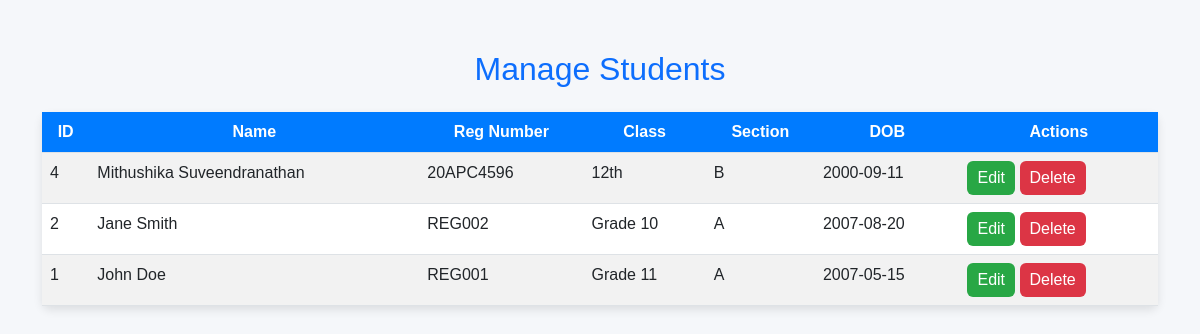
Screenshot of /manage_students.php with the database file from the repository.
### tables this page shows
CREATE TABLE `students` (
  `id` int(11) NOT NULL,
  `name` varchar(100) NOT NULL,
  `reg_number` varchar(50) NOT NULL,
  `class` varchar(50) NOT NULL,
  `section` varchar(50) NOT NULL,
  `dob` date NOT NULL,
  `created_at` timestamp NOT NULL DEFAULT current_timestamp()
);

### manage_students.php (the view, shortened to what this page needs)
<?php
include 'includes/db.php';
$query = "SELECT * FROM students ORDER BY id DESC";
$result = $conn->query($query);
?>
<!DOCTYPE html>
<html lang="en">
<head>
    <link href="https://cdn.jsdelivr.net/npm/bootstrap@5.3.0-alpha3/dist/css/bootstrap.min.css" rel="stylesheet">
</head>
<body>
    <div class="container">
        <div class="mb-4">
            <h2 class="text-center text-primary">Manage Students</h2>
        </div>
        <table class="table table-striped table-hover">
            <thead>
                <tr>
                    <th>ID</th>
                    <th>Name</th>
                    <th>Reg Number</th>
                    <th>Class</th>
                    <th>Section</th>
                    <th>DOB</th>
                    <th>Actions</th>
                </tr>
            </thead>
            <tbody>
                <?php if ($result->num_rows > 0): ?>
                    <?php while ($row = $result->fetch_assoc()): ?>
                        <tr>
                            <td><?php echo $row['id']; ?></td>
                            <td><?php echo htmlspecialchars($row['name']); ?></td>
                            <td><?php echo htmlspecialchars($row['reg_number']); ?></td>
                            <td><?php echo htmlspecialchars($row['class']); ?></td>
                            <td><?php echo htmlspecialchars($row['section']); ?></td>
                            <td><?php echo htmlspecialchars($row['dob']); ?></td>
                            <td>
                                <a href="edit_student.php?id=<?php echo $row['id']; ?>" class="btn btn-edit">Edit</a>
                                <a href="manage_students.php?delete_id=<?php echo $row['id']; ?>" class="btn btn-delete" onclick="return confirm('Are you sure you want to delete this student?');">Delete</a>
                            </td>
                        </tr>
                    <?php endwhile; ?>
                <?php else: ?>
                    <tr>
                        <td colspan="7" class="text-center">No students found.</td>
                    </tr>
                <?php endif; ?>
            </tbody>
        </table>
    </div>
</body>
</html>

### manage_students.php (style rules this page uses)
body { background-color: #f5f7fa; font-family: Arial, sans-serif; }
.container { margin-top: 50px; }
.table { background: #fff; border-radius: 8px; box-shadow: 0 4px 10px rgba(0, 0, 0, 0.1); }
.table th { background-color: #007bff; color: #fff; text-align: center; }
.btn-edit { color: #fff; background-color: #28a745; border: none; padding: 5px 10px; }
.btn-delete { color: #fff; background-color: #dc3545; border: none; padding: 5px 10px; }

### rows the page displays
students: id "4", name "Mithushika Suveendranathan", reg_number "20APC4596", class "12th", section "B", dob "2000-09-11"
students: id "2", name "Jane Smith", reg_number "REG002", class "Grade 10", section "A", dob "2007-08-20"
students: id "1", name "John Doe", reg_number "REG001", class "Grade 11", section "A", dob "2007-05-15"
